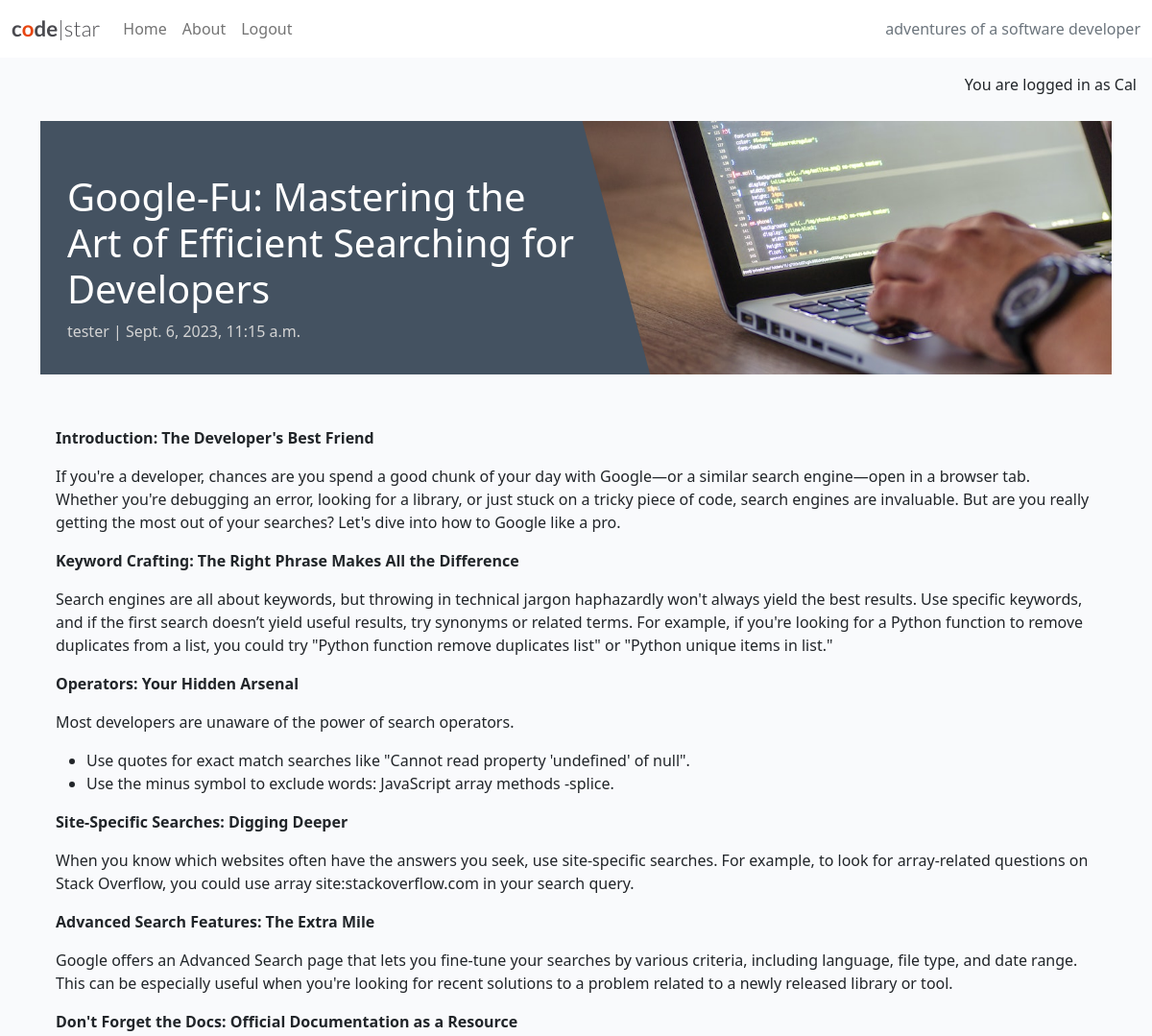
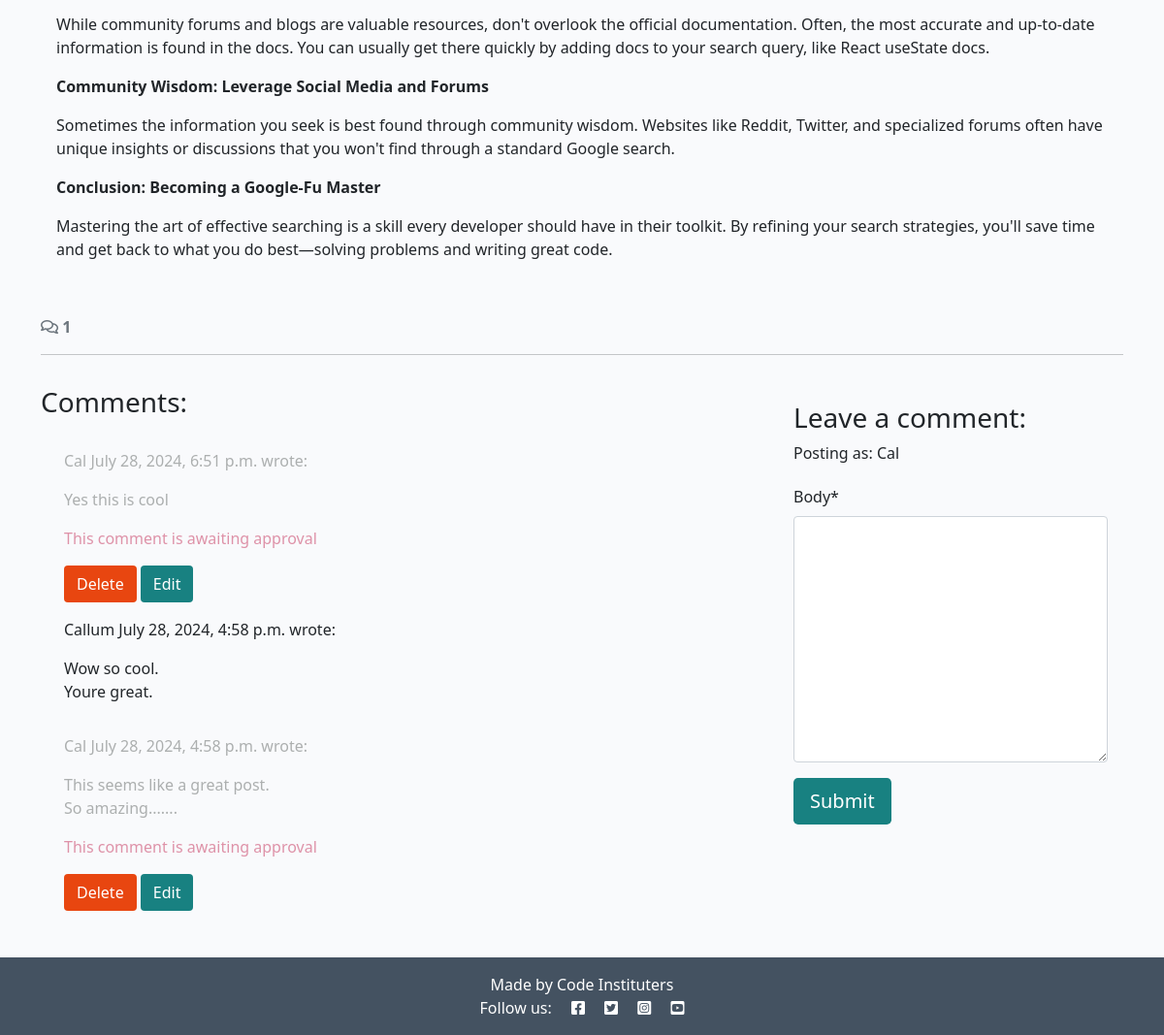
/google-fu-mastering-the-art-of-efficient-searching-for-developers/ (signed in), run on the app's committed database (2 pictures, top to bottom).
### blog/models.py (models this page shows, shortened)
class Post(models.Model):
    title = models.CharField(max_length=200, unique=True)
    slug = models.SlugField(max_length=200, unique=True)
    author = models.ForeignKey(
        User, on_delete=models.CASCADE, related_name="blog_posts"
    )
    content = models.TextField()
    created_on = models.DateTimeField(auto_now_add=True)
    status = models.IntegerField(choices=STATUS, default=0)
    excerpt = models.TextField(blank=True)
    updated_on = models.DateTimeField(auto_now=True)
    class Meta:
        ordering = ["-created_on"]

class Comment(models.Model):
    post = models.ForeignKey(
        Post, on_delete=models.CASCADE, related_name="comments"
    )
    author = models.ForeignKey(
        User, on_delete=models.CASCADE, related_name="commenter"
    )
    body = models.TextField()
    approved = models.BooleanField(default=False)
    created_on = models.DateTimeField(auto_now_add=True)
    class Meta:
        ordering = ["created_on"]

### blog/views.py (the view, shortened to what this page needs)
# urls.py: path('<slug:slug>/', views.post_detail, name='post_detail'),
def post_detail(request, slug):
    queryset = Post.objects.filter(status=1)
    post = get_object_or_404(queryset, slug=slug)
    comments = post.comments.all().order_by("-created_on")
    comment_count = post.comments.filter(approved=True).count()
    comment_form = CommentForm()
    return render(
        request,
        "blog/post_detail.html",
        {
        "post": post,
        "comments": comments,
        "comment_count": comment_count,
        "comment_form": comment_form,
        },
    )

### blog/forms.py
class CommentForm(forms.ModelForm):
    class Meta:
        model = Comment
        fields = ('body',)

### blog/templates/blog/post_detail.html (shortened to what this page needs)
{% extends 'base.html' %} {% block content %}
{% load static %}
{% load crispy_forms_tags %}
<div class="masthead">
  <div class="container">
    <div class="row g-0">
      <div class="col-md-6 masthead-text">
        <h1 class="post-title">{{ post.title }}</h1>
        <p class="post-subtitle">{{ post.author }} | {{ post.created_on }}</p>
      </div>
      <div class="d-none d-md-block col-md-6 masthead-image">
        <img src="{% static 'images/default.jpg' %}" class="scale" alt="placeholder">
      </div>
    </div>
  </div>
</div>
<div class="container">
  <div class="row">
    <div class="col card mb-4  mt-3 left  top">
      <div class="card-body">
        <p class="card-text">
          {{ post.content | safe }}
        </p>
      </div>
    </div>
  </div>
  <div class="row">
    <div class="col-12">
      <strong class="text-secondary">
        <i class="far fa-comments"></i> {{ comment_count }}
      </strong>
    </div>
    <div class="col-12">
      <hr>
    </div>
  </div>
  <div class="row">
    <div class="col-md-8 card mb-4  mt-3 ">
      <h3>Comments:</h3>
      <div class="card-body">
        {% for comment in comments %}
        <div class="p-2 comments
          {% if not comment.approved and comment.author == user %}
          faded{% elif not comment.approved %} d-none{% endif %}">
          <p class="font-weight-bold">
            {{ comment.author }}
            <span class="font-weight-normal">
              {{ comment.created_on }}
            </span> wrote:
          </p>
          <div id="comment{{ comment.id }}">
            {{ comment.body | linebreaks }}
          </div>
          {% if not comment.approved and comment.author == user %}
          <p class="approval">
            This comment is awaiting approval
          </p>
          {% endif %}
          {% if user.is_authenticated and comment.author == user %}
          <button class="btn btn-delete" comment_id="{{ comment.id }}">Delete</button>
          <button class="btn btn-edit" comment_id="{{ comment.id }}">Edit</button>
          {% endif %}
        </div>
        {% endfor %}
      </div>
    </div>
    <div class="col-md-4 card mb-4 mt-3">
      <div class="card-body">
        {% if user.is_authenticated %}
        <h3>Leave a comment:</h3>
        <p>Posting as: {{ user.username }}</p>
        <form id="commentForm" method="post" style="margin-top: 1.3em;">
          {{ comment_form | crispy }}
          <button id="submitButton" type="submit" class="btn btn-signup btn-lg">Submit</button>
        </form>
        {% else %}
        <p>Log in to leave a comment</p>
        {% endif %}
      </div>
    </div>
  </div>
</div>
{% endblock content %}

### templates/base.html (shortened to what this page needs)
{% load static %}
{% url 'home' as home_url %}
{% url 'about' as about_url %}
{% url 'account_login' as login_url %}
{% url 'account_signup' as signup_url %}
{% url 'account_logout' as logout_url %}
<!DOCTYPE html>
<html class="h-100" lang="en">
<head>
    <link rel="stylesheet" href="https://cdnjs.cloudflare.com/ajax/libs/font-awesome/5.15.3/css/all.min.css">
    <link href="https://cdn.jsdelivr.net/npm/bootstrap@5.0.1/dist/css/bootstrap.min.css" rel="stylesheet"
>
    <link rel="stylesheet" href="{% static 'css/style.css' %}">
</head>
<body class="d-flex flex-column h-100 main-bg">
    <nav class="navbar navbar-expand-lg navbar-light bg-white">
        <div class="container-fluid">
            <a class="navbar-brand" href="{% url 'home' %}"><span class="brand">c<span class="red-o">o</span>de<span
                        class="thin">|star</span></span></a>
            <div class="collapse navbar-collapse" id="navbarText">
                <ul class="navbar-nav me-auto mb-2 mb-lg-0">
                    <li class="nav-item">
                        <a class="nav-link {% if request.path == home_url %}active{% endif %}" aria-current="page"
                            href="{% url 'home' %}">Home</a>
                    </li>
                    <li class="nav-item">
                        <a class="nav-link {% if request.path == about_url %}active{%endif%}" aria-current="page"
                            href="{% url 'about' %}">
                            About
                        </a>
                    </li>
                    {% if user.is_authenticated %}
                    <li class="nav-item">
                        <a class="nav-link {% if request.path == logout_url %}active{% endif %}" aria-current="page"
                            href="{% url 'account_logout' %}">Logout</a>
                    </li>
                    {% endif %}
                </ul>
                <span class="navbar-text text-muted">
                    adventures of a software developer
                </span>
            </div>
        </div>
    </nav>
    <main class="flex-shrink-0 main-bg">
        {% if user.is_authenticated %}
        <p class="text-end m-3">You are logged in as {{ user }}</p>
        {% else %}
        <p class="text-end m-3">You are not logged in</p>
        {% endif %}
        {% block content %}{% endblock content %}
    </main>
    <footer class="footer mt-auto py-3 dark-bg">
        <p class="m-0 text-center text-white">
            {% block copyright %}
            Made by Code Instituters
            {% endblock copyright %}
        </p>
        <p class="m-0 text-center text-white">Follow us: <i class="fab fa-facebook-square ms-3"></i>
            <i class="fab fa-twitter-square ms-3"></i>
            <i class="fab fa-instagram-square ms-3"></i>
            <i class="fab fa-youtube-square ms-3"></i>
        </p>
    </footer>
</body>
</html>

### static/css/style.css (style rules this page uses)
body { background-color: #F9FAFC; }
.brand { font-family: Lato, sans-serif; font-size: 1.4rem; font-weight: 700; color: #4A4A4F; }
.red-o { color: #E84610; }
.thin { font-weight: 300; }
.dark-bg { background-color: #445261; }
.main-bg { background-color: #F9FAFC; }
.card { border: none; background-color: transparent; }
.scale { width: 100%; height: auto; }
.masthead { margin-top: 10px; overflow: hidden; position: relative; display: inline-block; height: 33vh; width: 100%; }
.masthead-text { background-color: #445261; color: white; position: relative; }
.masthead-image { position: relative; overflow: hidden; }
.masthead-image:after { content: ""; position: absolute; top: 0; right: 90%; height: 100%; width: 150%; background: #445261; -webkit-transform: skew(15deg); -moz-transform: skew(15deg); transform: skew(15deg); z-index: 100; }
.post-title { margin-top: 10%; margin-left: 5%; }
.post-subtitle { margin-left: 5%; color: lightgray; }
.btn-signup, .btn-edit { background-color: #188181; color: #fff; }
.btn-delete { color: #fff; background: #E84610; }
.faded { color: rgb(172, 175, 175); }
.approval { color: rgb(222, 146, 168); }

### data on the page
Post: title "Google-Fu: Mastering the Art of Efficient Searching for Developers", author "tester", created_on "Sept. 6, 2023, 11:15 a.m.", content "Introduction: The Developer's Best Friend If you're a developer, chances are you spend a good chunk of your day with Google—or a similar search engine—open in a browser tab. Whether you're debugging an error, looking for a library, or just stuck on a tricky piece of code, search engines are invaluable. But are you really getting the most out of your searches? Let's dive into how to Google like a pro. Keyword Crafting: The Right Phrase Makes All the Difference Search engines are all about keywords, but throwing in technical jargon haphazardly won't always yield the best results. Use specific keywords, and if the first search doesn’t yield useful results, try synonyms or related terms. For…"
Comment: author "Cal", created_on "July 28, 2024, 6:51 p.m.", body "Yes this is cool", approved "This comment is awaiting approval"
Comment: author "Callum", created_on "July 28, 2024, 4:58 p.m.", body "Wow so cool. Youre great."
Comment: author "Cal", created_on "July 28, 2024, 4:58 p.m.", body "This seems like a great post. So amazing.......", approved "This comment is awaiting approval"

### other printed values
{{ user }} "Cal"
{{ comment_count }} "1"
{{ user.username }} "Cal"
